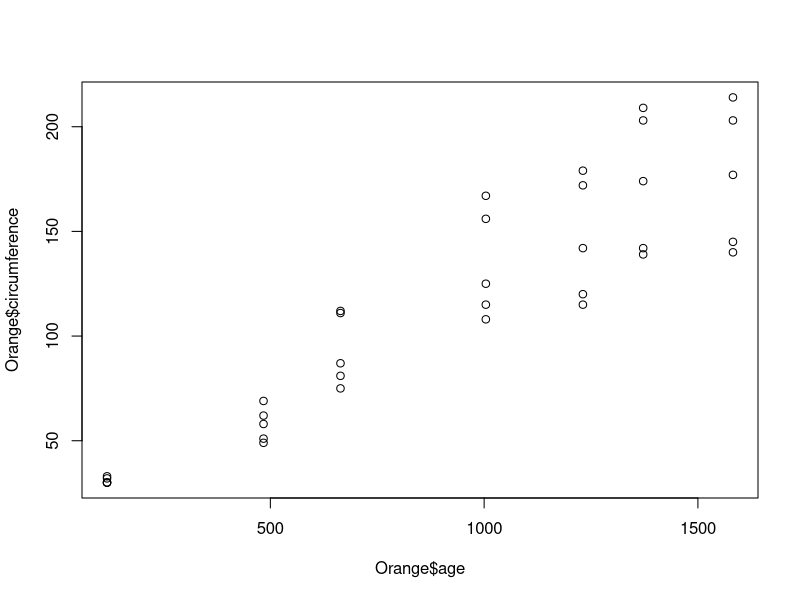

Reproduce this figure in R.
# L01b: Code Getting Started (Orange Data)

# List all available data sets
data()

# Load the "Orange" data set (optional here)
data(Orange)

# Display the entire Orange data set
Orange

# Display the first n = 6 rows of the Orange data set (6 is default; can be changed)
head(Orange)

# Look at the help page for the Orange data set
?Orange

# Calculate summary statistics for all variables of the Orange data set
summary(Orange)

# Display the entire content of the "age" column of the Orange data set
Orange$age

# Calculate the mean of the "age" column of the Orange data set
mean(Orange$age)

# Calculate the standard deviation of the "age" column of the Orange data set
sd(Orange$age)

# Create a default scatterplot of "age" (horizontal) and "circumference" (vertical) columns
# of the Orange data set [for details about graphics, attend "Statistical Visualization I"]
plot(Orange$age, Orange$circumference)
